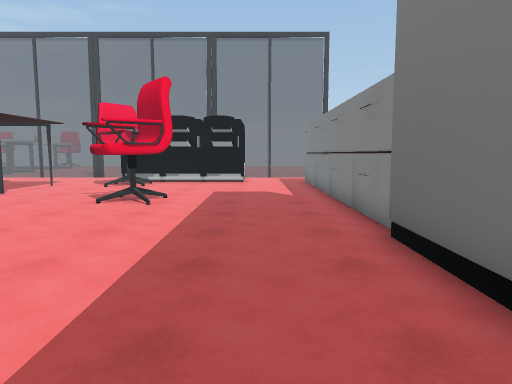
[1] (above)

23 first-person views from a walk through a Unity game level. The camera is 1.4 m above the floor, tilts 6° down and sees 70° across. The floor is counted in squares, 1 m on a side. Each view is taken from the middle of a square. On the plan, view 1 faces up. The plan holds only what a view shows up to about 16 squares ahead; the rest is blank. The place goes on beyond the plan.

[2]
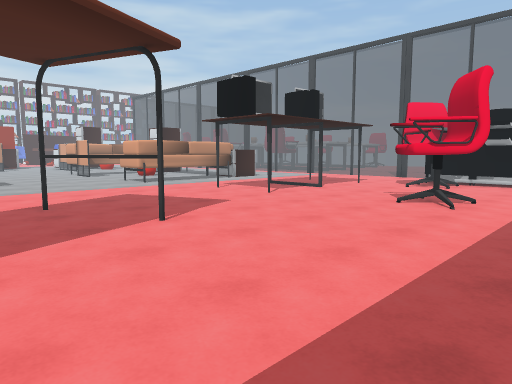

[3]
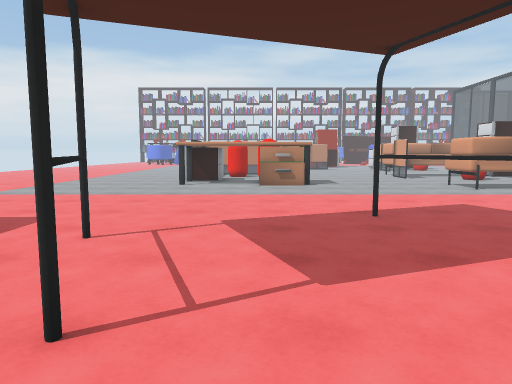

[4]
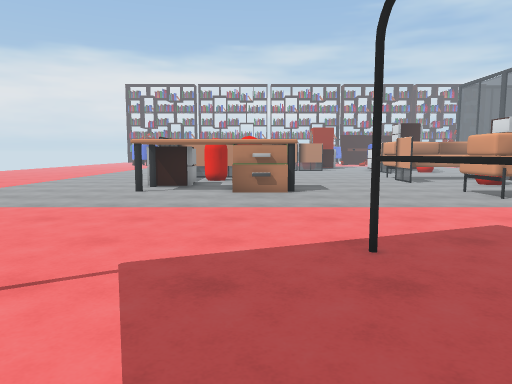

[5]
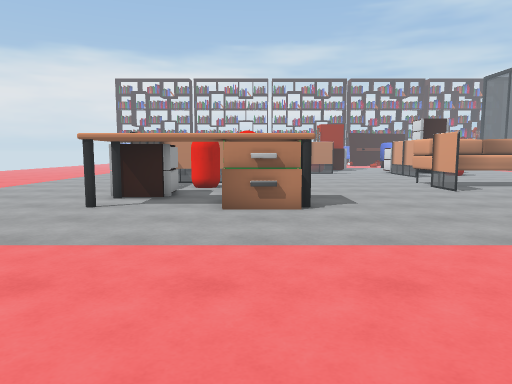

[6]
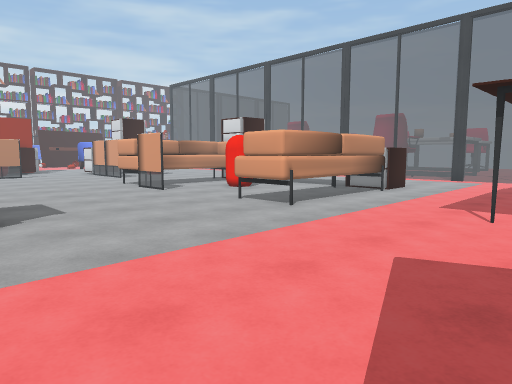

[7]
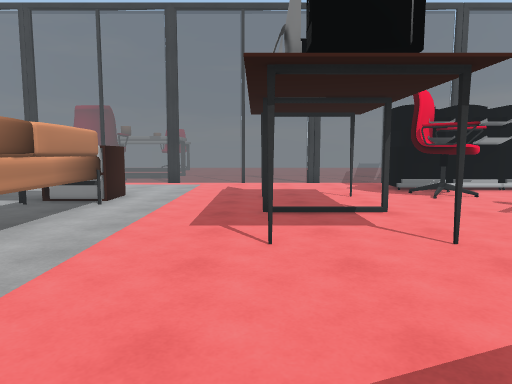

[8]
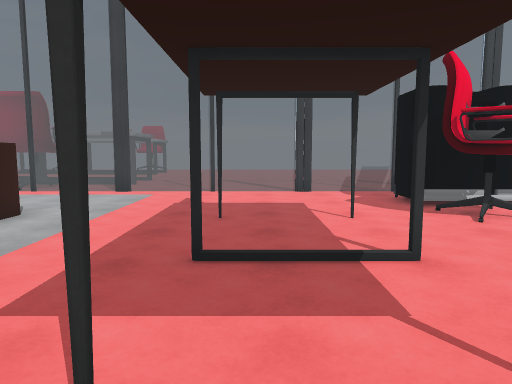

[9]
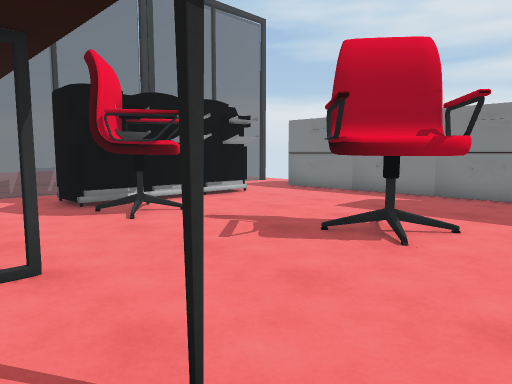

[10]
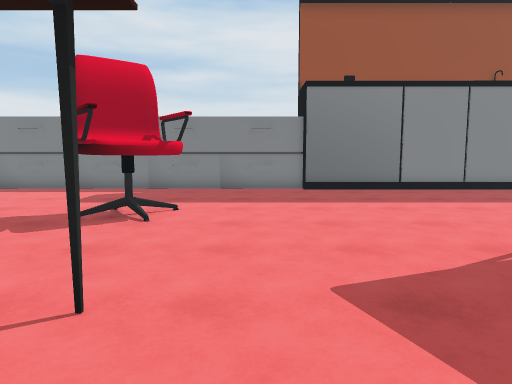

[11]
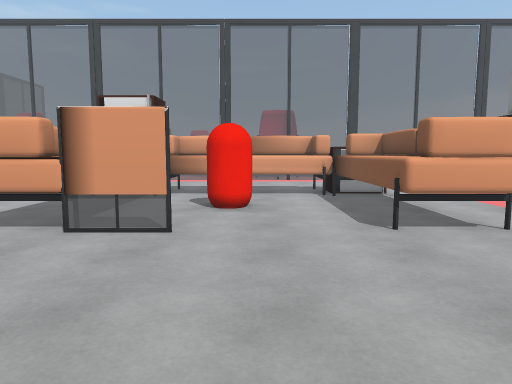

[12]
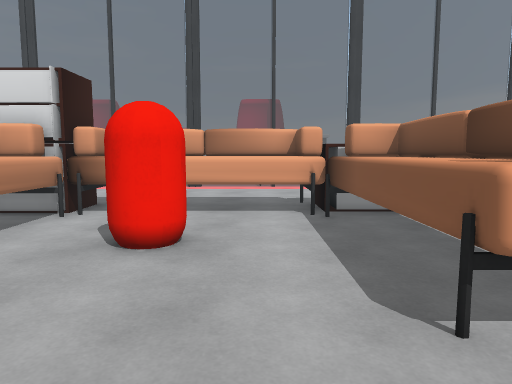

[13]
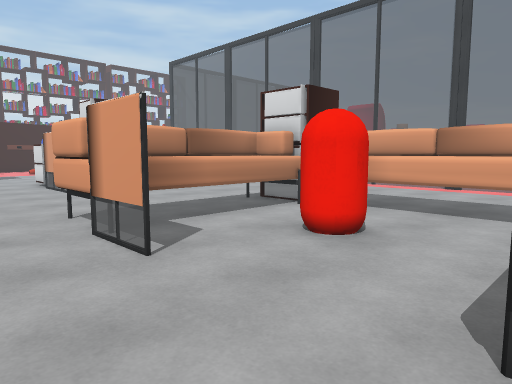

[14]
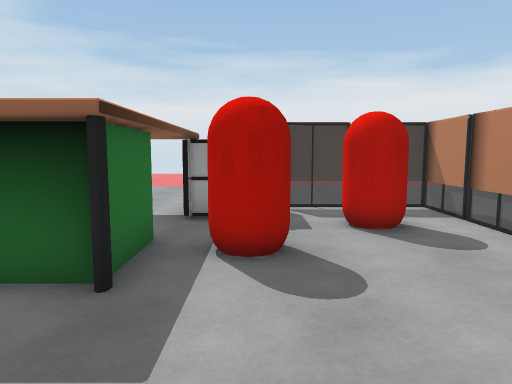

[15]
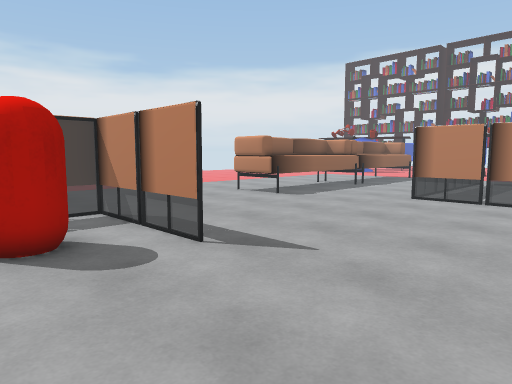

[16]
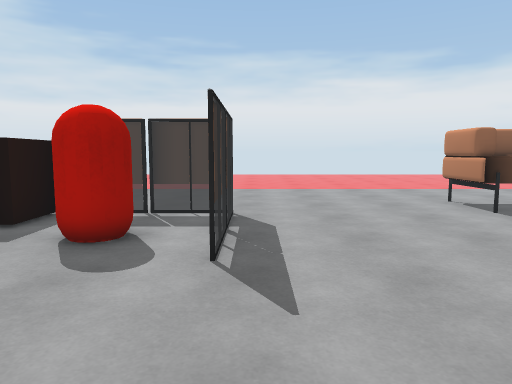

[17]
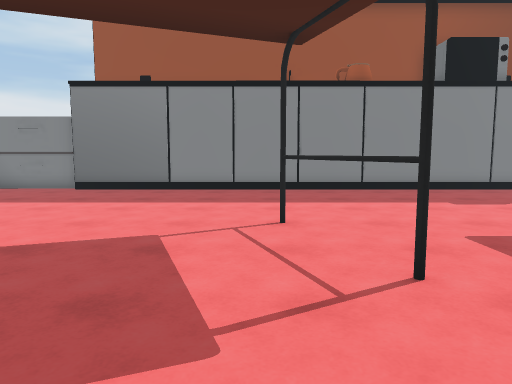

[18]
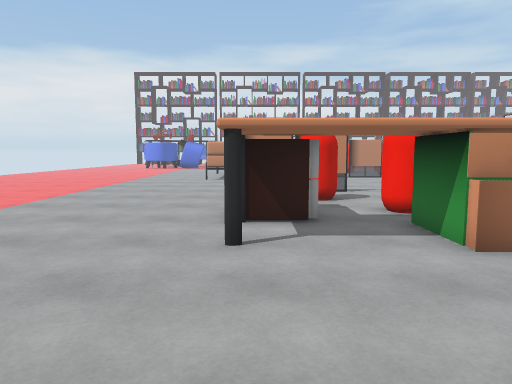

[19]
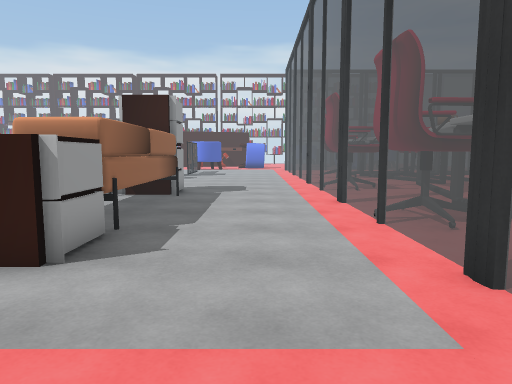

[20]
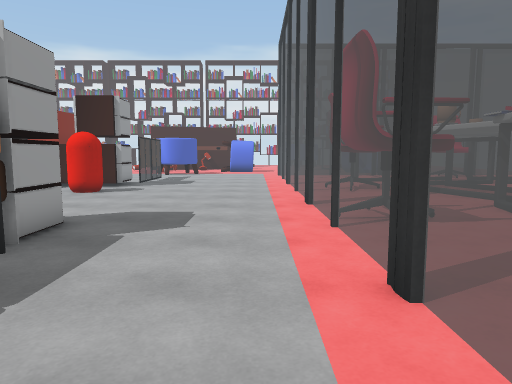

[21]
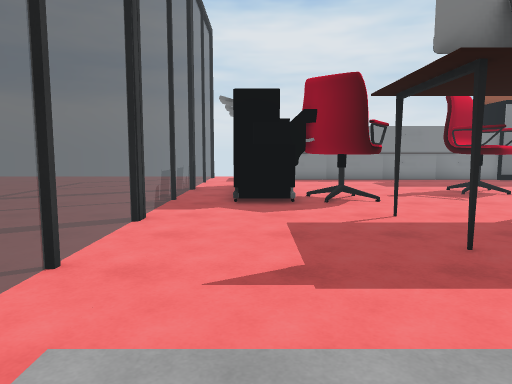

[22]
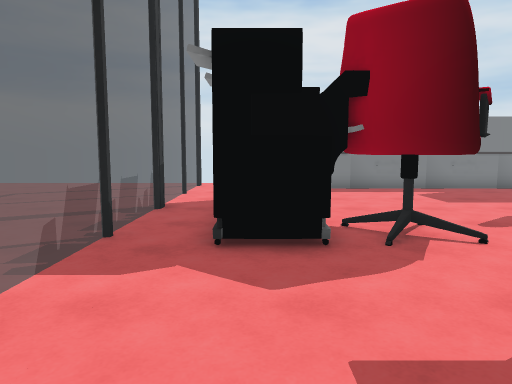

[23]
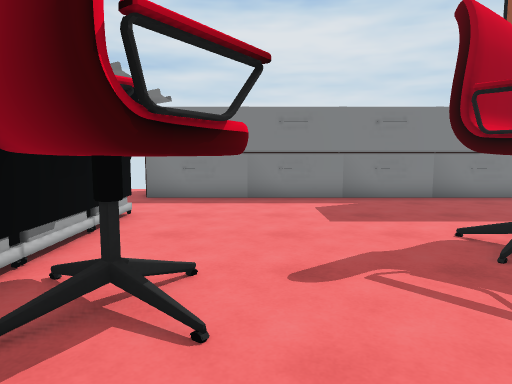

### Floor plan
Key: @ floor where view 1 was taken; # wall or solid block; x gap in a wall; . floor; / step, stairs or slope; C cabinet; H chair; P printer; R red capsule; T thing the floor can be seen under or through; A table; O other object.
Columns run from 36 left of view 1 to 4 right of it. Each row starts with its distance up from view 1.
 26  OO   ..O/                   ............
 25    H  .......OA    A       ..............
 24   HH..  .HH...... ..... .................
 23   HH....HHH....HHH......................
 22    #  ##HHH  ##HHH  #  TT TT  T  TT  #  #
 21  ........................................
 20  .............................#P
 19  .............................PPP P ....
 18  .............................PPPPPP...C
 17  .............................HH......CC
 16  .........#COOOOOO##.........HHH.......C
 15  .........##OO OOO#C..........H........C
 14  O.RR.....CCOOOOOOOOO.................CC
 13 OO.RR ....O O.....OOO...O..O...........C
 12  O.    ...O O.RR..OOO...........H......C
 11  C      ..OOO.R...OOO..........HHH....CC
 10 .C##  ....O O.....OOO...........HH.....C
  9 ..........OOO.....OOO..................C
  8      .....OO##........................CC
  7           .............................C
  6          .............................##
  5         ..............................#
  4      .......................OO........#
  3 ..#.......................OO..........#
  2 ..#.............OOO...................#
  1 ..#...........RROOO...................#
  0 ###.......T...R.OOO.................@.#
 -1 ..........TRR.........................#
 -2 ..........T.R.#C.............OOO......#
 -3 ..........T...##xO..........O.........#
 -4 OOOOO.....TTTT.C......................#
 -5 OOOOO....................... .........#
 -6    O.......................    .......#

Where each view was taken, in squares from view 1:
view 1: 0 up, 0 right, facing up
view 2: 0 up, 0 right, facing up-left
view 3: 0 up, 2 left, facing left
view 4: 1 up, 5 left, facing left
view 5: 1 up, 9 left, facing left
view 6: 1 up, 10 left, facing up-left
view 7: 4 up, 12 left, facing up
view 8: 8 up, 11 left, facing up
view 9: 8 up, 10 left, facing up-right
view 10: 8 up, 12 left, facing right
view 11: 2 up, 21 left, facing up
view 12: 6 up, 20 left, facing up
view 13: 6 up, 18 left, facing up-left
view 14: 6 up, 22 left, facing down
view 15: 5 up, 23 left, facing down-left
view 16: 5 up, 27 left, facing down
view 17: 1 down, 12 left, facing right
view 18: 3 down, 13 left, facing left
view 19: 19 up, 12 left, facing left
view 20: 20 up, 19 left, facing left
view 21: 19 up, 17 left, facing right
view 22: 19 up, 12 left, facing right
view 23: 15 up, 9 left, facing right
